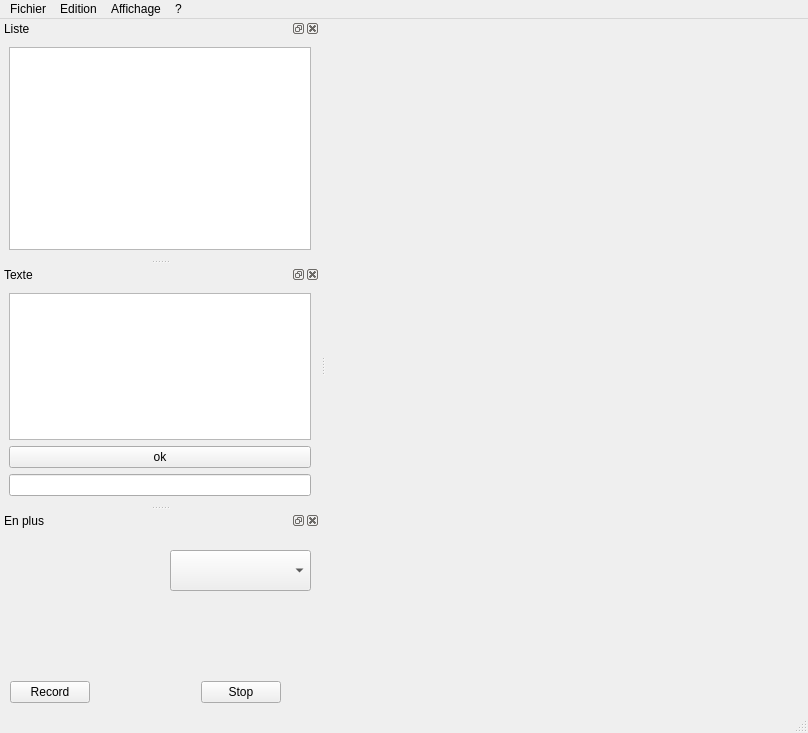
<?xml version="1.0" encoding="UTF-8"?>
<ui version="4.0">
 <author>Phoebus.du.F.L.A.L.</author>
 <class>MainWindow</class>
 <widget class="QMainWindow" name="MainWindow">
  <property name="geometry">
   <rect>
    <x>0</x>
    <y>0</y>
    <width>808</width>
    <height>727</height>
   </rect>
  </property>
  <property name="windowTitle">
   <string>Le prog</string>
  </property>
  <property name="windowIcon">
   <iconset resource="les_icones.qrc">
    <normaloff>:/icones/phm.png</normaloff>:/icones/phm.png</iconset>
  </property>
  <widget class="QWidget" name="centralwidget"/>
  <widget class="QMenuBar" name="menubar">
   <property name="geometry">
    <rect>
     <x>0</x>
     <y>0</y>
     <width>808</width>
     <height>21</height>
    </rect>
   </property>
   <widget class="QMenu" name="menuFichier">
    <property name="title">
     <string>Fichier</string>
    </property>
    <addaction name="actionOuvrir"/>
    <addaction name="actionEnregistrer_sous"/>
    <addaction name="actionFermer"/>
    <addaction name="separator"/>
    <addaction name="actionQuitter"/>
   </widget>
   <widget class="QMenu" name="menuEdition">
    <property name="title">
     <string>Edition</string>
    </property>
   </widget>
   <widget class="QMenu" name="menu">
    <property name="title">
     <string>?</string>
    </property>
    <addaction name="actionA_propos"/>
   </widget>
   <widget class="QMenu" name="menuAffichage">
    <property name="title">
     <string>Affichage</string>
    </property>
   </widget>
   <addaction name="menuFichier"/>
   <addaction name="menuEdition"/>
   <addaction name="menuAffichage"/>
   <addaction name="menu"/>
  </widget>
  <widget class="QStatusBar" name="statusbar"/>
  <widget class="QDockWidget" name="dockWidget_2">
   <property name="minimumSize">
    <size>
     <width>320</width>
     <height>240</height>
    </size>
   </property>
   <property name="autoFillBackground">
    <bool>true</bool>
   </property>
   <property name="windowTitle">
    <string>Liste</string>
   </property>
   <attribute name="dockWidgetArea">
    <number>1</number>
   </attribute>
   <widget class="QWidget" name="dockWidgetContents_2">
    <layout class="QVBoxLayout" name="verticalLayout_2">
     <item>
      <widget class="QListWidget" name="listWidget"/>
     </item>
    </layout>
   </widget>
  </widget>
  <widget class="QDockWidget" name="dockWidget">
   <property name="enabled">
    <bool>true</bool>
   </property>
   <property name="minimumSize">
    <size>
     <width>320</width>
     <height>240</height>
    </size>
   </property>
   <property name="floating">
    <bool>false</bool>
   </property>
   <property name="windowTitle">
    <string>Texte</string>
   </property>
   <attribute name="dockWidgetArea">
    <number>1</number>
   </attribute>
   <widget class="QWidget" name="dockWidgetContents">
    <layout class="QVBoxLayout" name="verticalLayout">
     <item>
      <widget class="QPlainTextEdit" name="txt_zone_txt">
       <property name="sizeAdjustPolicy">
        <enum>QAbstractScrollArea::AdjustToContents</enum>
       </property>
      </widget>
     </item>
     <item>
      <widget class="QPushButton" name="btn_ok">
       <property name="text">
        <string>ok</string>
       </property>
      </widget>
     </item>
     <item>
      <widget class="QLineEdit" name="lineEdit"/>
     </item>
    </layout>
   </widget>
  </widget>
  <widget class="QDockWidget" name="dockWidget_3">
   <property name="minimumSize">
    <size>
     <width>320</width>
     <height>200</height>
    </size>
   </property>
   <property name="floating">
    <bool>false</bool>
   </property>
   <property name="windowTitle">
    <string>En plus</string>
   </property>
   <attribute name="dockWidgetArea">
    <number>1</number>
   </attribute>
   <widget class="QWidget" name="dockWidgetContents_3">
    <widget class="QLabel" name="lbl_img">
     <property name="geometry">
      <rect>
       <x>10</x>
       <y>20</y>
       <width>141</width>
       <height>131</height>
      </rect>
     </property>
     <property name="text">
      <string/>
     </property>
     <property name="pixmap">
      <pixmap>C:/Users/phoebus/.designer/backup/img_default.jpg</pixmap>
     </property>
    </widget>
    <widget class="QComboBox" name="comboBox">
     <property name="geometry">
      <rect>
       <x>170</x>
       <y>20</y>
       <width>141</width>
       <height>41</height>
      </rect>
     </property>
    </widget>
    <widget class="QWidget" name="">
     <property name="geometry">
      <rect>
       <x>10</x>
       <y>150</y>
       <width>271</width>
       <height>25</height>
      </rect>
     </property>
     <layout class="QHBoxLayout" name="horizontalLayout">
      <item>
       <widget class="QPushButton" name="btn_lire">
        <property name="text">
         <string>Record</string>
        </property>
       </widget>
      </item>
      <item>
       <spacer name="horizontalSpacer">
        <property name="orientation">
         <enum>Qt::Horizontal</enum>
        </property>
        <property name="sizeHint" stdset="0">
         <size>
          <width>40</width>
          <height>20</height>
         </size>
        </property>
       </spacer>
      </item>
      <item>
       <widget class="QPushButton" name="btn_stop">
        <property name="text">
         <string>Stop</string>
        </property>
       </widget>
      </item>
     </layout>
    </widget>
   </widget>
  </widget>
  <action name="actionOuvrir">
   <property name="text">
    <string>Ouvrir</string>
   </property>
  </action>
  <action name="actionFermer">
   <property name="text">
    <string>Fermer</string>
   </property>
  </action>
  <action name="actionQuitter">
   <property name="text">
    <string>Quitter</string>
   </property>
  </action>
  <action name="actionA_propos">
   <property name="text">
    <string>A propos</string>
   </property>
  </action>
  <action name="actionEnregistrer_sous">
   <property name="text">
    <string>Enregistrer sous</string>
   </property>
  </action>
 </widget>
 <resources>
  <include location="les_icones.qrc"/>
 </resources>
 <connections/>
</ui>
